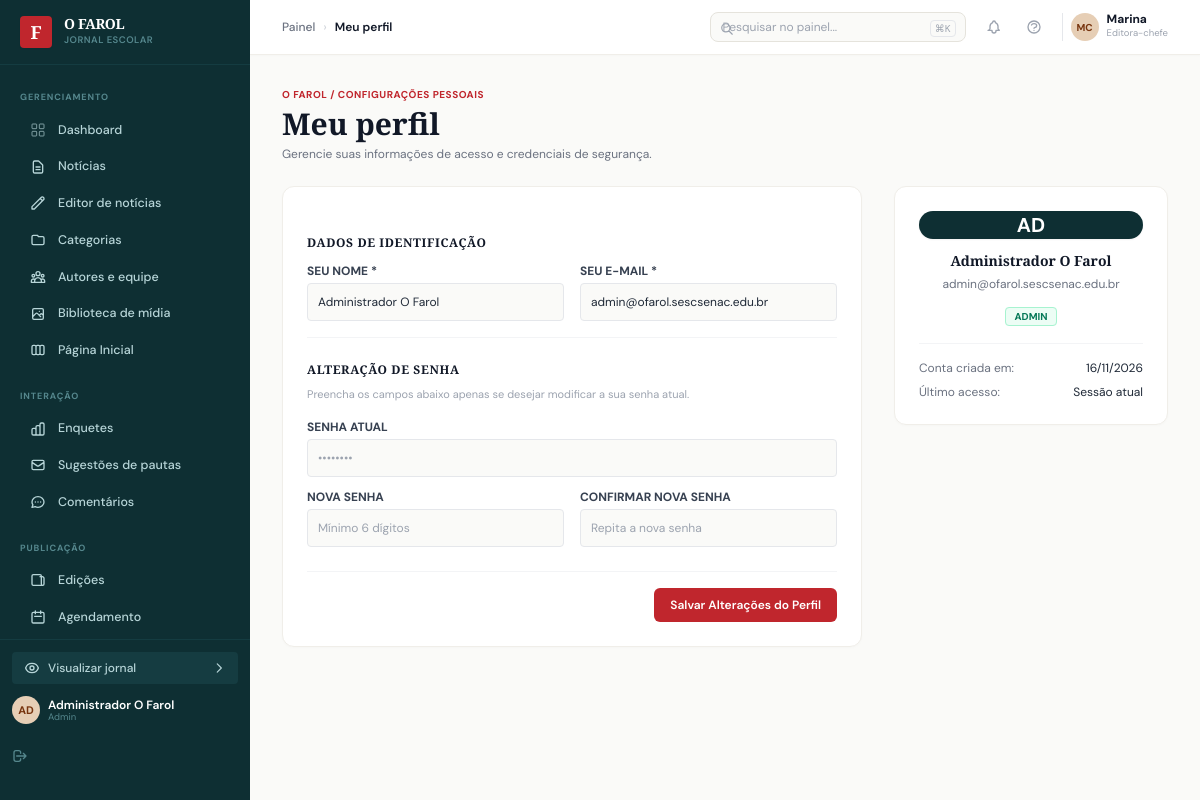
The page /admin/perfil.php (signed in) on the database its author committed.
### tables this page shows
CREATE TABLE `usuarios` (
  `id` INT AUTO_INCREMENT PRIMARY KEY,
  `nome` VARCHAR(120) NOT NULL,
  `email` VARCHAR(150) NOT NULL UNIQUE,
  `senha` VARCHAR(255) NOT NULL,
  `papel` ENUM('admin', 'editor_chefe', 'editor', 'colaborador') NOT NULL DEFAULT 'editor',
  `ativo` TINYINT(1) NOT NULL DEFAULT 1,
  `ultimo_login` DATETIME NULL,
  `tentativas_falhas` INT NOT NULL DEFAULT 0,
  `bloqueado_ate` DATETIME NULL,
  `criado_em` TIMESTAMP DEFAULT CURRENT_TIMESTAMP,
  `atualizado_em` TIMESTAMP DEFAULT CURRENT_TIMESTAMP ON UPDATE CURRENT_TIMESTAMP
);

### includes/functions.php (called while the page is built, shortened)
<?php
function e(?string $string): string {
    return htmlspecialchars((string)$string, ENT_QUOTES, 'UTF-8');
}

### admin/perfil.php (the view, shortened to what this page needs)
<?php
require_once __DIR__ . '/header.php';
$pdo = getDBConnection();
$userId = (int)($_SESSION['usuario_id'] ?? 0);
$currentUser = null;
if ($pdo && $userId > 0) {
    $stmt = $pdo->prepare("SELECT * FROM usuarios WHERE id = ?");
    $stmt->execute([$userId]);
    $currentUser = $stmt->fetch();
}
?>
<div class="mb-6">
  <div class="text-[10px] font-bold text-[#c0262d] uppercase tracking-wider mb-1">O FAROL / CONFIGURAÇÕES PESSOAIS</div>
  <h1 class="text-3xl font-editorial-heading font-bold text-[#111827]">Meu perfil</h1>
  <p class="text-xs text-gray-500 mt-1">Gerencie suas informações de acesso e credenciais de segurança.</p>
</div>
<div class="grid grid-cols-1 lg:grid-cols-12 gap-8 items-start">
  <div class="lg:col-span-8 admin-card p-6">
    <form action="<?= BASE_URL ?>/admin/perfil.php" method="POST" class="space-y-6">
      <div class="border-b border-gray-100 pb-4">
        <h3 class="text-xs font-bold text-gray-900 uppercase tracking-wider mb-3">Dados de Identificação</h3>
        <div class="grid grid-cols-1 sm:grid-cols-2 gap-4">
          <div>
            <label class="block text-xs font-bold text-gray-700 uppercase mb-1">Seu Nome *</label>
            <input type="text" name="nome" required value="<?= e($currentUser['nome'] ?? '') ?>"
                   class="w-full border border-gray-200 rounded p-2.5 text-xs bg-[#fafaf8] focus:bg-white focus:outline-none focus:border-[#0e2f33]">
          </div>
          <div>
            <label class="block text-xs font-bold text-gray-700 uppercase mb-1">Seu E-mail *</label>
            <input type="email" name="email" required value="<?= e($currentUser['email'] ?? '') ?>"
                   class="w-full border border-gray-200 rounded p-2.5 text-xs bg-[#fafaf8] focus:bg-white focus:outline-none focus:border-[#0e2f33]">
          </div>
        </div>
      </div>
      <div>
        <h3 class="text-xs font-bold text-gray-900 uppercase tracking-wider mb-2">Alteração de Senha</h3>
        <p class="text-[11px] text-gray-400 mb-4">Preencha os campos abaixo apenas se desejar modificar a sua senha atual.</p>
        <div class="space-y-3">
          <div>
            <label class="block text-xs font-bold text-gray-700 uppercase mb-1">Senha Atual</label>
            <input type="password" name="senha_atual" placeholder="••••••••"
                   class="w-full border border-gray-200 rounded p-2.5 text-xs bg-[#fafaf8] focus:bg-white focus:outline-none focus:border-[#0e2f33]">
          </div>
          <div class="grid grid-cols-1 sm:grid-cols-2 gap-4">
            <div>
              <label class="block text-xs font-bold text-gray-700 uppercase mb-1">Nova Senha</label>
              <input type="password" name="nova_senha" placeholder="Mínimo 6 dígitos"
                     class="w-full border border-gray-200 rounded p-2.5 text-xs bg-[#fafaf8] focus:bg-white focus:outline-none focus:border-[#0e2f33]">
            </div>
            <div>
              <label class="block text-xs font-bold text-gray-700 uppercase mb-1">Confirmar Nova Senha</label>
              <input type="password" name="confirma_senha" placeholder="Repita a nova senha"
                     class="w-full border border-gray-200 rounded p-2.5 text-xs bg-[#fafaf8] focus:bg-white focus:outline-none focus:border-[#0e2f33]">
            </div>
          </div>
        </div>
      </div>
      <div class="pt-4 border-t border-gray-100 flex items-center justify-end">
        <button type="submit" class="btn-admin-red">
          Salvar Alterações do Perfil
        </button>
      </div>
    </form>
  </div>
  <div class="lg:col-span-4 admin-card p-6 space-y-4">
    <div class="text-center pb-4 border-b border-gray-100">
      <div class="w-16 h-16 rounded-full bg-[#0e2f33] text-white font-bold text-xl flex items-center justify-center mx-auto mb-3 shadow-sm">
        <?= strtoupper(substr($currentUser['nome'] ?? 'MC', 0, 2)) ?>
      </div>
      <h3 class="text-sm font-bold text-gray-900"><?= e($currentUser['nome'] ?? 'Usuário') ?></h3>
      <span class="text-xs text-gray-500"><?= e($currentUser['email'] ?? '') ?></span>
      <div class="mt-2">
        <span class="text-[10px] font-bold uppercase px-2 py-0.5 rounded bg-emerald-50 text-emerald-700 border border-emerald-200">
          <?= e(ucfirst($currentUser['papel'] ?? 'editor')) ?>
        </span>
      </div>
    </div>
    <div class="text-xs space-y-2 text-gray-500">
      <div class="flex justify-between">
        <span>Conta criada em:</span>
        <span class="text-gray-800"><?= date('d/m/Y', strtotime($currentUser['criado_em'] ?? 'now')) ?></span>
      </div>
      <div class="flex justify-between">
        <span>Último acesso:</span>
        <span class="text-gray-800"><?= $currentUser['ultimo_login'] ? date('d/m/Y H:i', strtotime($currentUser['ultimo_login'])) : 'Sessão atual' ?></span>
      </div>
    </div>
  </div>
</div>
<?php require_once __DIR__ . '/footer.php'; ?>

### assets/css/admin-fiel.css (style rules this page uses)
:root { --admin-sidebar-bg: #0e2f33; --admin-sidebar-hover: #153c41; --admin-sidebar-text: #a0bec1; --admin-sidebar-active-bg: #ffffff; --admin-sidebar-active-text: #0e2f33; --admin-body-bg: #fafaf8; --admin-card-bg: #ffffff; --admin-border: #f0eee9; --admin-border-dark: #e5e3dc; --admin-red: #c0262d; --admin-red-hover: #a11c22; --admin-tag-red: #fff1f2; --admin-tag-red-text: #e11d48; }
body { background-color: var(--admin-body-bg); color: #1f2937; font-family: 'DM Sans', -apple-system, BlinkMacSystemFont, "Segoe UI", Roboto, sans-serif; margin: 0; padding: 0; -webkit-font-smoothing: antialiased; }
.font-editorial-heading { font-family: 'Playfair Display', Georgia, serif; }
.btn-admin-red { background-color: var(--admin-red); color: #ffffff; font-size: 12px; font-weight: 600; padding: 8px 16px; border-radius: 6px; border: none; cursor: pointer; display: inline-flex; align-items: center; gap: 6px; text-decoration: none; transition: background-color 0.15s ease, transform 0.1s ease; }
.admin-card { background: #ffffff; border: 1px solid #f0eee9; border-radius: 12px; box-shadow: 0 1px 3px rgba(0,0,0,0.02); }

### rows shown on the page
usuarios: nome "Administrador O Farol", email "admin@ofarol.sescsenac.edu.br", nome "AD", papel "ADMIN", criado_em "16/11/2026"

### other values the page prints
substr($user['nome'] ?? 'MC', 0, 2) "AD"
$user['nome'] ?: 'Marina Costa' "Administrador O Farol"
$user['papel'] "Admin"
$admin_breadcrumb "Meu perfil"
